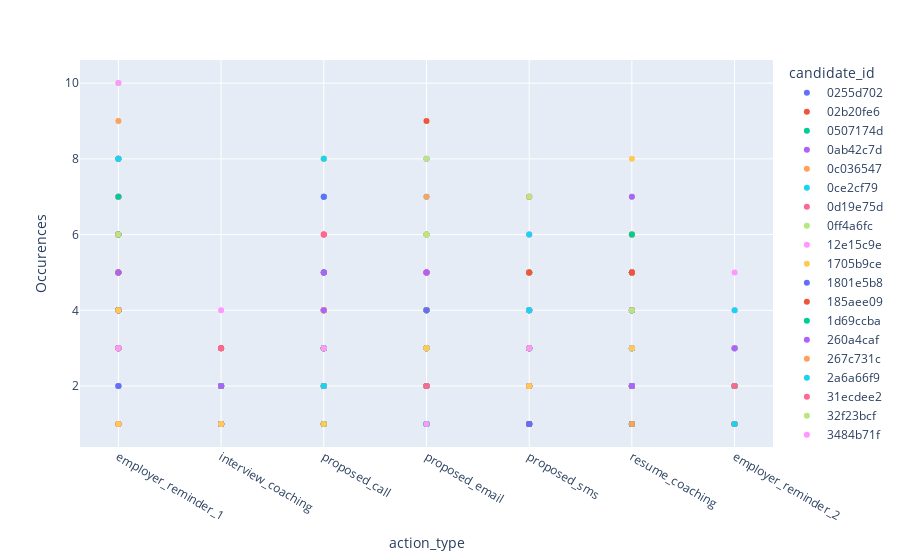

The notebook cell this image was saved under:
### Code cell
fig = px.scatter(df_count_2, x='action_type', y='Occurences', color="candidate_id")
fig.show()
